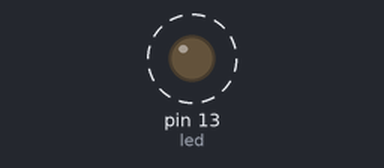
The sketch below on a simulated Arduino Uno, built with avr-gcc and run on an emulated ATmega328P. Shown: output pins drawn as LEDs (lit = HIGH). Dashed ring = blinking.

Above: at 0.5 s.
Timing chart, 0 to 4.6 s (numbered marks = the images above):
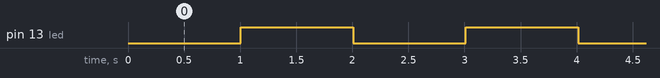

The sketch:

interuptTest.ino
```cpp
#include <Arduino.h>

int led = 13;
long counter=0;
void setup() {
 pinMode(led, OUTPUT);
  // put your setup code here, to run once:
cli();//stop interrupts

////set timer0 interrupt at 2kHz
//  TCCR0A = 0;// set entire TCCR0A register to 0
//  TCCR0B = 0;// same for TCCR0B
//  TCNT0  = 0;//initialize counter value to 0
//  // set compare match register for 2khz increments
//  OCR0A = 124;// = (16*10^6) / (2000*64) - 1 (must be <256)
//  // turn on CTC mode
//  TCCR0A |= (1 << WGM01);
//  // Set CS01 and CS00 bits for 64 prescaler
//  TCCR0B |= (1 << CS01) | (1 << CS00);
//  // enable timer compare interrupt
//  TIMSK0 |= (1 << OCIE0A);
//
////set timer1 interrupt at 1Hz
//  TCCR1A = 0;// set entire TCCR1A register to 0
//  TCCR1B = 0;// same for TCCR1B
//  TCNT1  = 0;//initialize counter value to 0
//  // set compare match register for 1hz increments
//  OCR1A = 15624;// = (16*10^6) / (1*1024) - 1 (must be <65536)
//  // turn on CTC mode
//  TCCR1B |= (1 << WGM12);
//  // Set CS10 and CS12 bits for 1024 prescaler
//  TCCR1B |= (1 << CS12) | (1 << CS10);
//  // enable timer compare interrupt
//  TIMSK1 |= (1 << OCIE1A);

//set timer2 interrupt at 8kHz
  TCCR2A = 0;// set entire TCCR2A register to 0
  TCCR2B = 0;// same for TCCR2B
  TCNT2  = 0;//initialize counter value to 0
  // set compare match register for 8khz increments
  OCR2A = 250;// = (16*10^6) / (8000*8) - 1 (must be <256)
  // turn on CTC mode
  TCCR2A |= (1 << WGM21);
  // Set CS21 bit for 64 prescaler
  TCCR2B |= (1 << CS22);
  // enable timer compare interrupt
  TIMSK2 |= (1 << OCIE2A);


sei();//allow interrupts
}

ISR(TIMER2_COMPA_vect){//timer1 interrupt 8kHz toggles pin 9
//generates pulse wave of frequency 8kHz/2 = 4kHz (takes two cycles for full wave- toggle high then toggle low)
  counter++;
  if(counter==1000){
    digitalWrite(led,HIGH);
    //counter=0;
  }
  if(counter==2000){
    digitalWrite(led,LOW);
    counter=0;
  }
}
ISR(TIMER0_COMPA_vect){//timer1 interrupt 8kHz toggles pin 9
//generates pulse wave of frequency 8kHz/2 = 4kHz (takes two cycles for full wave- toggle high then toggle low)
  counter++;
  if(counter==1000){
    digitalWrite(led,HIGH);
    //counter=0;
  }
  if(counter==2000){
    digitalWrite(led,LOW);
    counter=0;
  }
}
ISR(TIMER1_COMPA_vect){//timer1 interrupt 8kHz toggles pin 9
//generates pulse wave of frequency 8kHz/2 = 4kHz (takes two cycles for full wave- toggle high then toggle low)
  counter++;
  if(counter==1000){
    digitalWrite(led,HIGH);
    //counter=0;
  }
  if(counter==2000){
    digitalWrite(led,LOW);
    counter=0;
  }
}
void loop() {
  // put your main code here, to run repeatedly:

}
```

Measured:
- by itself, pin 13 (led): alternates HIGH for 1.0 s and LOW for 1.0 s
